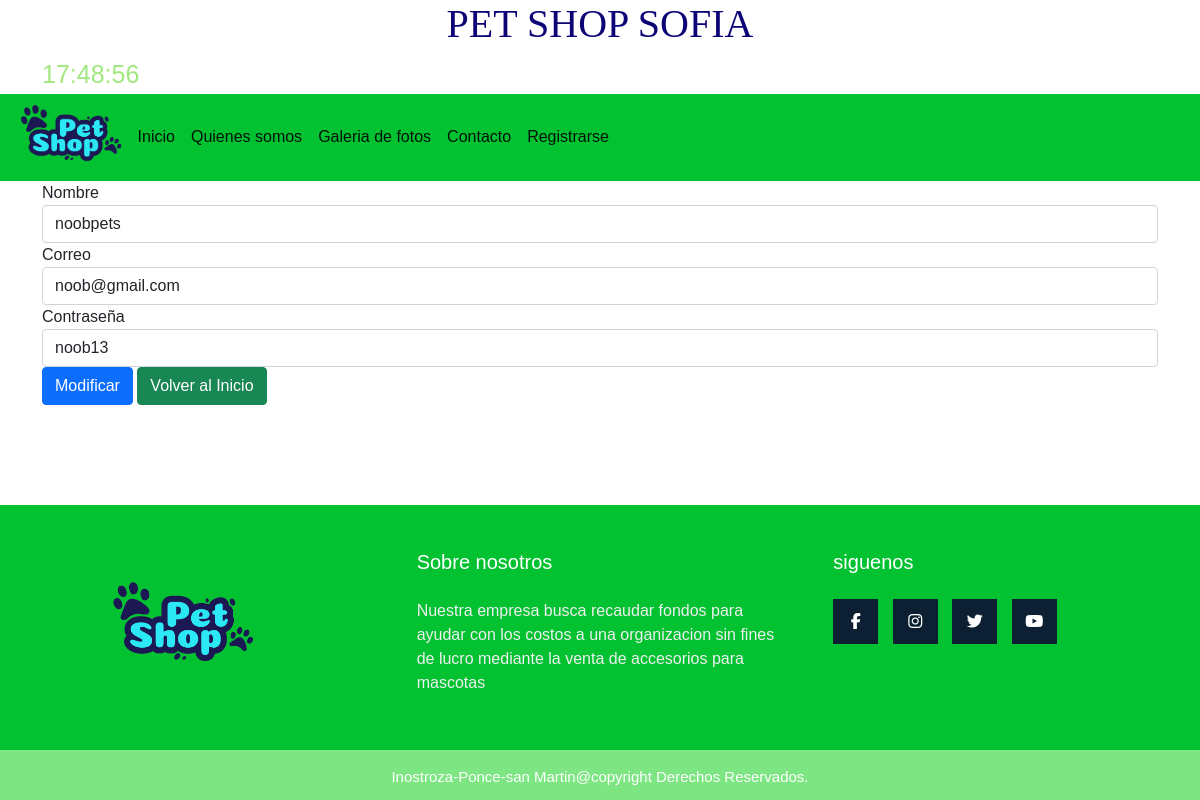
/modi_registro/2, run on the app's committed database.
### core/models.py (models this page shows, shortened)
class Registro(models.Model):
    nombre = models.TextField(max_length=50, verbose_name='Nombre de usuario')
    correo = models.EmailField(max_length=50, verbose_name= 'Correo')
    contraseña = models.TextField(max_length=50, verbose_name= 'Contraseña')

### core/views.py (the view)
# urls.py: path('modi_registro/<id>', modi_registro, name='modi_registro'),
def modi_registro(request, id):
    registro = Registro.objects.get(id=id)
    datos = {
        'form': RegistroForm(instance=registro)
    }
    if request.method=='POST':
        formulario = RegistroForm(data = request.POST, instance=registro)
        if formulario.is_valid:
            formulario.save()
            return redirect ('listar_registro')
    return render (request, 'core/modi_registro.html', datos )

### core/forms.py
class RegistroForm(forms.ModelForm):
    class Meta:
        model= Registro
        fields = ['nombre', 'correo', 'contraseña']
        labels ={
            'nombre': 'Nombre',
            'correo': 'Correo',
            'contraseña': 'Contraseña',
        }
        widgets={
            'nombre': forms.TextInput(
                attrs={
                    'class': 'form-control',
                    'placeholder': 'Ingrese nombre',
                    'id': 'nombre'
                }
            ),
            'correo': forms.TextInput(
                attrs={
                    'class': 'form-control',
                    'placeholder': 'Ingrese correo',
                    'id': 'email'
                }
            ),
            'contraseña': forms.TextInput(
                attrs={
                    'class': 'form-control',
                    'placeholder': 'Ingrese contraseña',
                    'id': 'password'
                }
            )
        }

### core/templates/core/modi_registro.html (shortened to what this page needs)
<!DOCTYPE html>
<html lang="en">
<head>
  {% load static %}
  <link href="https://cdn.jsdelivr.net/npm/bootstrap@5.1.3/dist/css/bootstrap.min.css"
  rel="stylesheet">
  <link rel="stylesheet" type="text/css" href="{% static 'css/estilos.css' %}">
</head>
<body>
    <body bgcolor="#D6EAF8">
        <header>
            <h1>PET SHOP SOFIA</h1>
            <div class="container">
              <div class="row">
                <div class="reloj" id="reloj">00:00:00</div></div>
            </div>
        </header>
        <nav class="navbar navbar-expand-lg navbar-light bg-light">
          <div class="container-fluid">
              <img id="imgPrincipal" src="{% static 'img/pet-shop.png' %}" alt="logo de pet shop sofia">
            <div class="collapse navbar-collapse" id="navbarSupportedContent">
              <ul class="navbar-nav me-auto mb-2 mb-lg-0">
                <li class="nav-item">
                  <a class="nav-link active" aria-current="page" href="{% url 'index' %}">Inicio</a>
                </li>
                <li class="nav-item">
                  <a class="nav-link active" aria-current="page" href="{% url 'somos' %}">Quienes somos</a>
                </li>
                <li class="nav-item">
                  <a class="nav-link active" aria-current="page" href="{% url 'galeria' %}">Galeria de fotos</a>
                </li>
                <li class="nav-item">
                  <a class="nav-link active" aria-current="page" href="{% url 'contacto' %}">Contacto</a>
                </li>
                <li class="nav-item">
                  <a class="nav-link active" aria-current="page" href="{% url 'registro' %}">Registrarse</a>
                </li>
              </ul>
            </div>
          </div>
      </nav>
        <div class="container">
            <form method="POST" action="#" id="formulario">
              <div class="form-group">
                {{ form.nombre.label }}
                {{ form.nombre }}
              </div>
              <div class="form-group">
                {{ form.correo.label }}
                {{ form.correo }}
              </div>
        	    <div class="form-group">
                {{ form.contraseña.label }}
                {{ form.contraseña }}
              </div>
              <input type="submit" class="btn btn-primary" value="Modificar">
            <a href="{% url 'index' %}" class="btn btn-success">Volver al Inicio</a>
            </form>
        </div>
        <footer class="pie-pagina">
            <div class="grupo-1">
                <div class="box">
                    <figure>
                        <a>
                            <img id="foto-footer" src="{% static 'img/pet-shop.png' %}" alt="logo de pet shop sofia">
                        </a>
                    </figure>
                </div>
                <div class="box">
                    <h2>Sobre nosotros</h2>
                    <p>Nuestra empresa busca recaudar fondos para ayudar con los costos a una organizacion sin fines de lucro
                       mediante la venta de accesorios para mascotas
                    </p>
                </div>
                <div class="box">
                    <h2>siguenos</h2>
                    <div class="red-social">
                        <a href="https://es-la.facebook.com/" class="fa fa-facebook" target="_blank"></a>
                        <a href="https://www.instagram.com/" class="fa fa-instagram" target="_blank"></a>
                        <a href="https://twitter.com/" class="fa fa-twitter" target="_blank"></a>
                        <a href="https://www.youtube.com/" class="fa fa-youtube" target="_blank"></a>
                    </div>
                </div>
            </div>
            <div class="grupo-2">
                <small>Inostroza-Ponce-san Martin@copyright Derechos Reservados.</small>
            </div>
        </footer>
</body>
</html>

### core/static/css/estilos.css (style rules this page uses)
body { font-family: sans-serif; }
.navbar { background-color: rgb(2, 194, 50) !important; }
h1 { color:rgb(13, 5, 117); font-family: Georgia, 'Times New Roman', Times, serif; font-size: 40px; text-align: center; }
#imgPrincipal { width: 10%; height: 10%; }
.pie-pagina { margin-top: 100px; width: 100%; background-color: rgb(2, 194, 50); }
.pie-pagina .grupo-1 { width: 100%; max-width: 1200px; margin: auto; display: grid; grid-template-columns: repeat(3,1fr); grid-gap: 50px; padding: 45px 0px; }
.pie-pagina .grupo-1 .box figure { width: 100%; height: 100%; display: flex; justify-content: center; align-items: center; }
.pie-pagina .grupo-1 .box h2 { color: #fff; margin-bottom: 25px; font-size: 20px; }
.pie-pagina .grupo-1 .box p { color: #efefef; margin-bottom: 10px; }
.pie-pagina .grupo-1 .red-social a { display: inline-block; text-decoration: none; width: 45px; height: 45px; line-height: 45px; color: #fff; margin-right: 10px; background-color: #0d2033; text-align: center; transition: all 300ms ease; }
.pie-pagina .grupo-2 { background-color: rgb(125, 230, 130); padding: 15px 10px; text-align: center; color: #fff; }
.pie-pagina .grupo-2 small { font-size: 15px; }
#foto-footer { width: 100%; height: 100px; }
.reloj { display: flex; justify-content: left; align-items: left; font-size: 25px; margin-right: 990px; color: #a1e880; }

### data on the page
Registro: nombre "noobpets", correo "noob@gmail.com", contraseña "noob13"
